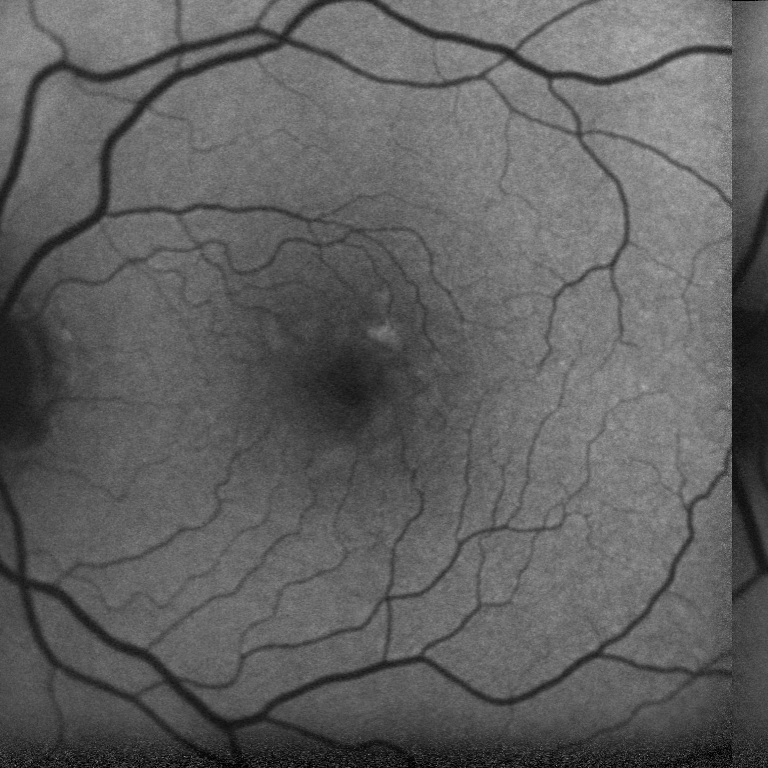
%> input picture Test Set/BARR OD 1.tif, 768 x 768 px
$ octave --eval "houghtransform(imread('../Test Set/BARR OD 1.tif'));"   (GNU Octave 9; MATLAB toolbox functions it lacks are replaced by stand-ins)
%> lines starting %> are read from the running program, lines starting %| are printed output that depends on the picture
function houghtransform(img)
    BW = edge(img,'canny');
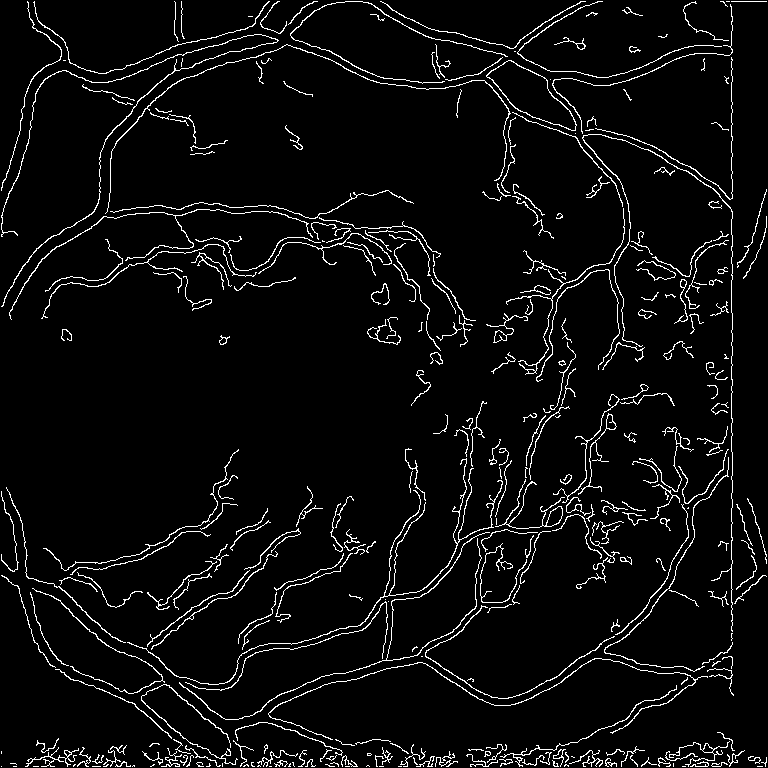
%> BW: size 768x768 logical; 4.9% white in thin lines or dots
    figure, imshow(BW);
    [H,T,R] = hough(BW);
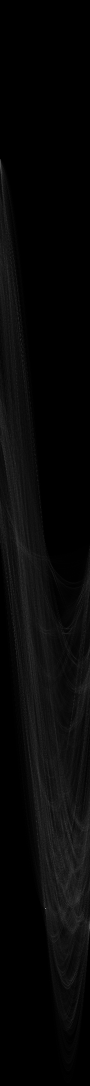
%> H: size 2171x180 double (shown at 1/2 size); min 0, max 431, mean 13.3; drawn with min black and max white
%> T = 180 values from -90 to 89; R = 2171 values from -1085 to 1085
    P  = houghpeaks(H,5,'threshold',ceil(0.3*max(H(:))));
%> P = [1817 91; 320 1; 345 3]

    % Find lines and plot them
    lines = houghlines(BW,T,R,P,'FillGap',5,'MinLength',7);
%> lines = 36 lines; longest, point1 to point2 (x, y): (732, 509) to (732, 615), (732, 83) to (732, 179), (241, 767) to (315, 767), (732, 387) to (732, 452), (732, 32) to (732, 76), (584, 763) to (622, 764)
    figure, imshow(img), hold on
    max_len = 0;
    for k = 1:length(lines)
       xy = [lines(k).point1; lines(k).point2];
       plot(xy(:,1),xy(:,2),'LineWidth',2,'Color','green');

       % Plot beginnings and ends of lines
       plot(xy(1,1),xy(1,2),'x','LineWidth',2,'Color','yellow');
       plot(xy(2,1),xy(2,2),'x','LineWidth',2,'Color','red');

       % Determine the endpoints of the longest line segment
       len = norm(lines(k).point1 - lines(k).point2);
       if ( len > max_len)
          max_len = len;
          xy_long = xy;
       end
    end
%> this loop made 36 passes
%> (len, max_len, xy_long) on passes 1, 2, 3, 8: (23, 23, [732 2; 732 25]), (44, 44, [732 32; 732 76]), (96, 96, [732 83; 732 179]), (106, 106, [732 509; 732 615])
%> (xy, len) on passes 4, 5, 6, 7, 9, 10: ([732 220; 732 235], 15), ([732 275; 732 313], 38), ([732 357; 732 380], 23), ([732 387; 732 452], 65), ([732 621; 732 647], 26), ([732 667; 732 684], 17)
%> `houghtransform(imread('../Test Set/BARR OD 1.tif'));`:
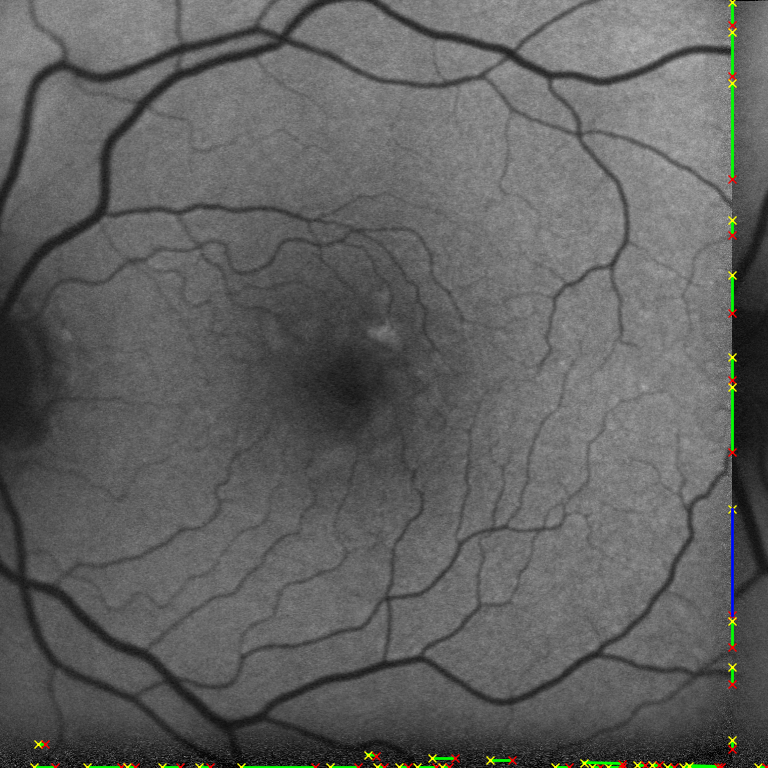
%> figure redrawn from the program's plot data

    % highlight the longest line segment
    plot(xy_long(:,1),xy_long(:,2),'LineWidth',2,'Color','blue');
end

$ run again, on Test Set/BARR OD 2.tif
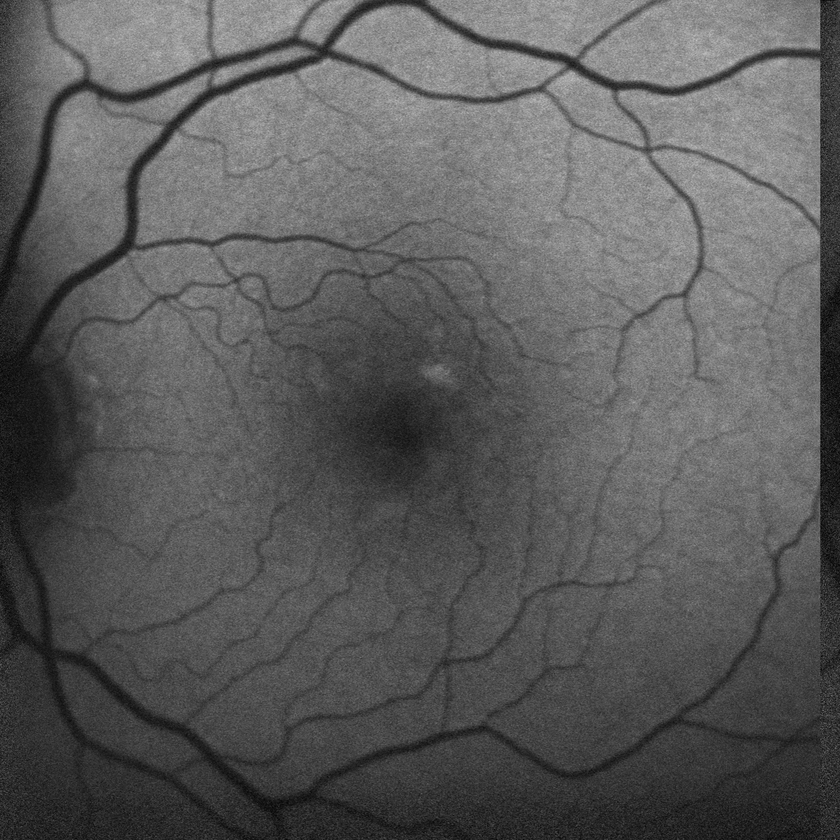
%> input picture Test Set/BARR OD 2.tif, 840 x 840 px, shrunk from 1536 x 1536 before the run
%> in houghtransform, `BW = edge(img,'canny');`:
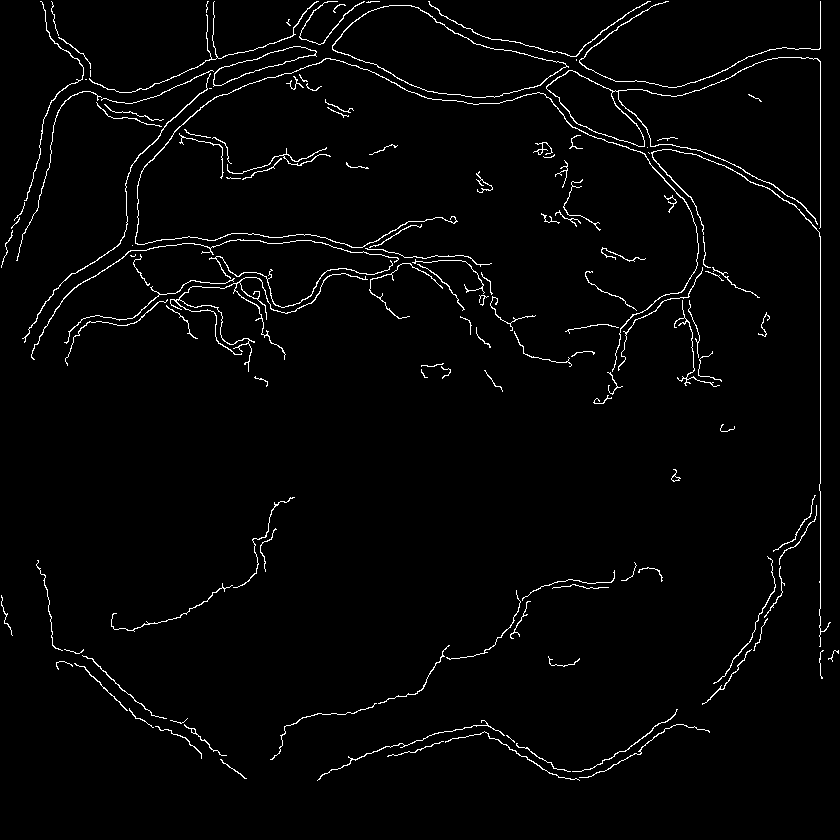
%> BW: size 840x840 logical; 2.3% white in thin lines or dots
%> T = 180 values from -90 to 89; R = 2375 values from -1187 to 1187
%> P = [2008 91]
%> lines = 6 lines; point1 to point2 (x, y): (821, 237) to (821, 484), (821, 62) to (821, 228), (821, 492) to (821, 609), (821, 2) to (821, 49), (821, 617) to (821, 647), (821, 653) to (821, 676)
%> the loop in houghtransform, `for k = 1:length(lines)` made 6 passes
%> (len, max_len, xy_long) on passes 1 to 3: (47, 47, [821 2; 821 49]), (166, 166, [821 62; 821 228]), (247, 247, [821 237; 821 484])
%> `houghtransform(imread('../Test Set/BARR OD 1.tif'));`:
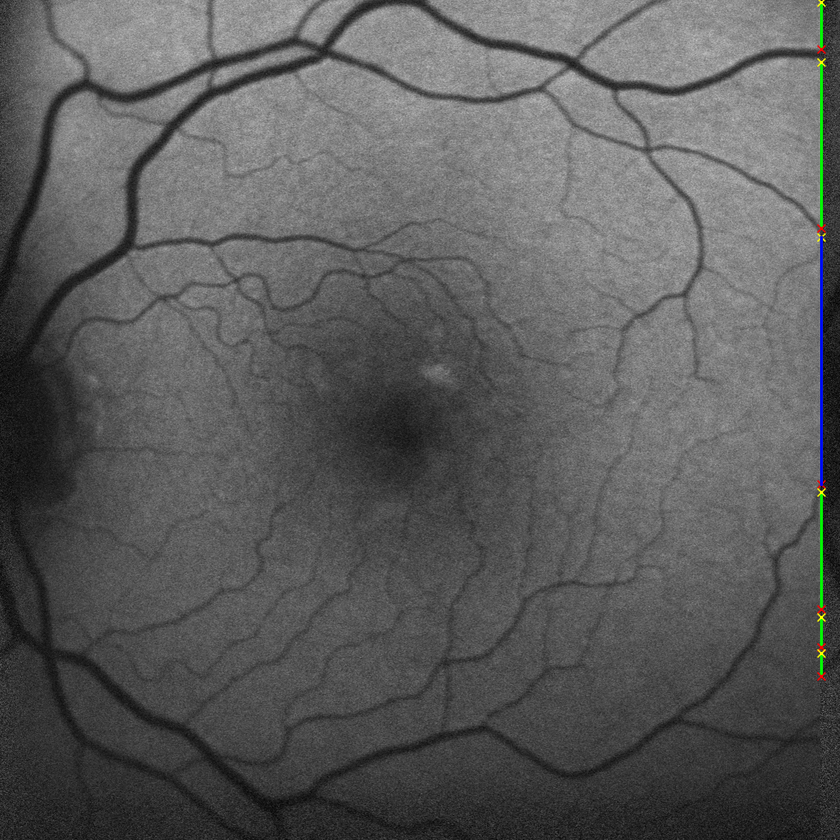
%> figure redrawn from the program's plot data

$ run again, on Test Set/BIGNALL OD 1.tif
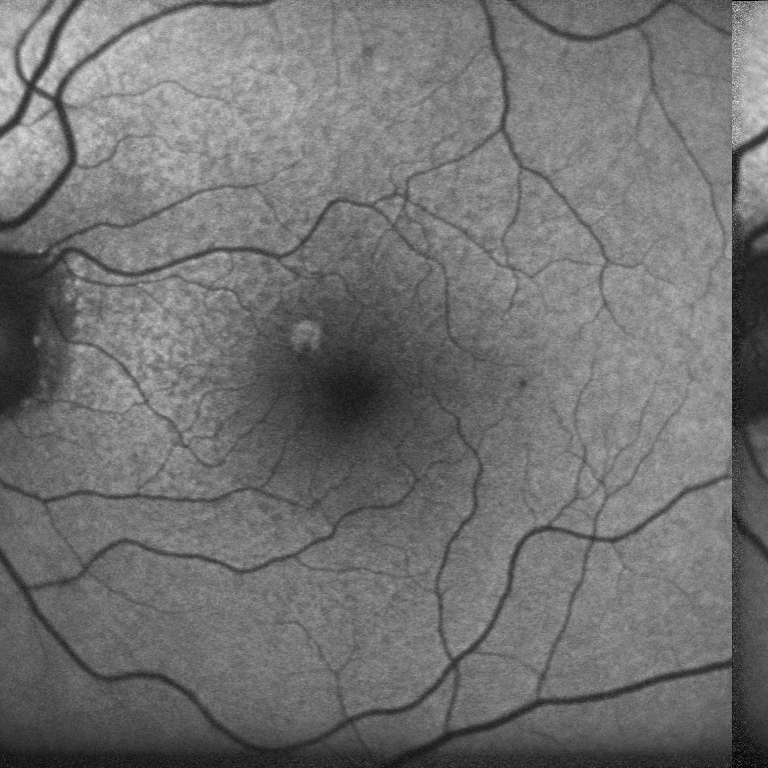
%> input picture Test Set/BIGNALL OD 1.tif, 768 x 768 px
%> in houghtransform, `BW = edge(img,'canny');`:
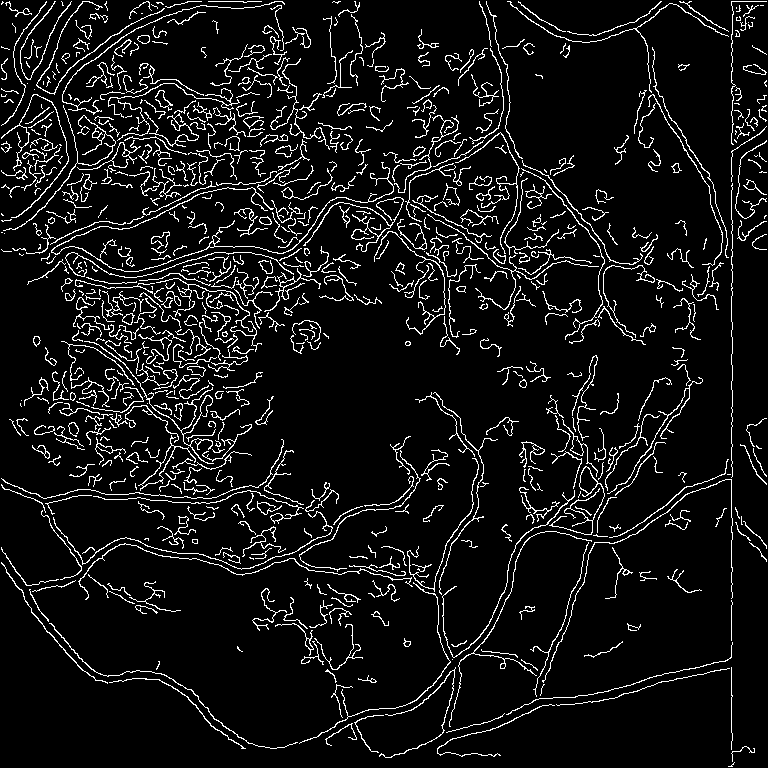
%> BW: size 768x768 logical; 7.8% white in thin lines or dots
%> T = 180 values from -90 to 89; R = 2171 values from -1085 to 1085
%> P = [1817 91; 1461 136; 1104 46; 927 11; 1500 136]
%> lines = 52 lines; longest, point1 to point2 (x, y): (732, 152) to (732, 225), (732, 668) to (732, 733), (732, 599) to (732, 658), (732, 541) to (732, 592), (732, 423) to (732, 467), (732, 478) to (732, 518)
%> the loop in houghtransform, `for k = 1:length(lines)` made 52 passes
%> (len, max_len, xy_long) on passes 1, 4: (21, 21, [732 35; 732 56]), (73, 73, [732 152; 732 225])
%> `houghtransform(imread('../Test Set/BARR OD 1.tif'));`:
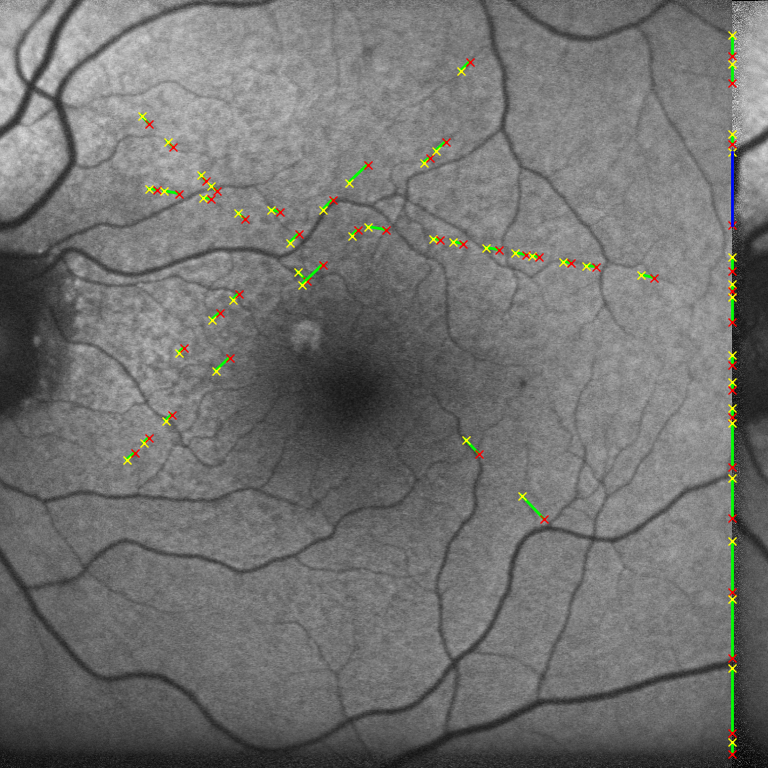
%> figure redrawn from the program's plot data
